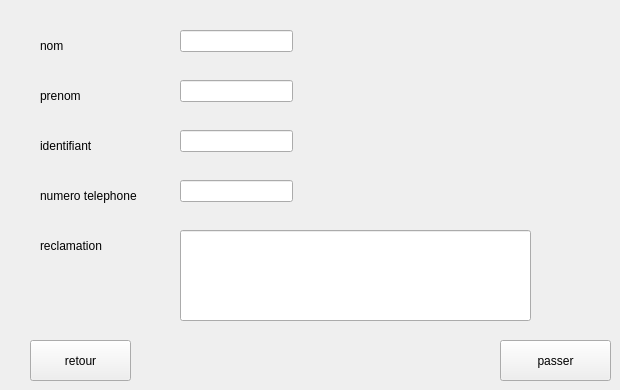
      <widget class="QWidget" name="tab_9">
       <attribute name="title">
        <string>passer reclamation</string>
       </attribute>
       <widget class="QLabel" name="label_30">
        <property name="geometry">
         <rect>
          <x>60</x>
          <y>60</y>
          <width>121</width>
          <height>31</height>
         </rect>
        </property>
        <property name="text">
         <string/>
        </property>
       </widget>
       <widget class="QLabel" name="label_31">
        <property name="geometry">
         <rect>
          <x>40</x>
          <y>30</y>
          <width>81</width>
          <height>31</height>
         </rect>
        </property>
        <property name="text">
         <string>nom </string>
        </property>
       </widget>
       <widget class="QLabel" name="label_32">
        <property name="geometry">
         <rect>
          <x>40</x>
          <y>80</y>
          <width>71</width>
          <height>31</height>
         </rect>
        </property>
        <property name="text">
         <string>prenom</string>
        </property>
       </widget>
       <widget class="QLineEdit" name="lineEdit_26">
        <property name="geometry">
         <rect>
          <x>180</x>
          <y>30</y>
          <width>113</width>
          <height>22</height>
         </rect>
        </property>
       </widget>
       <widget class="QLineEdit" name="lineEdit_27">
        <property name="geometry">
         <rect>
          <x>180</x>
          <y>130</y>
          <width>113</width>
          <height>22</height>
         </rect>
        </property>
       </widget>
       <widget class="QLabel" name="label_33">
        <property name="geometry">
         <rect>
          <x>40</x>
          <y>130</y>
          <width>101</width>
          <height>31</height>
         </rect>
        </property>
        <property name="text">
         <string>identifiant</string>
        </property>
       </widget>
       <widget class="QLineEdit" name="lineEdit_28">
        <property name="geometry">
         <rect>
          <x>180</x>
          <y>180</y>
          <width>113</width>
          <height>22</height>
         </rect>
        </property>
       </widget>
       <widget class="QLabel" name="label_34">
        <property name="geometry">
         <rect>
          <x>40</x>
          <y>180</y>
          <width>141</width>
          <height>31</height>
         </rect>
        </property>
        <property name="text">
         <string>numero telephone</string>
        </property>
       </widget>
       <widget class="QLineEdit" name="lineEdit_29">
        <property name="geometry">
         <rect>
          <x>180</x>
          <y>80</y>
          <width>113</width>
          <height>22</height>
         </rect>
        </property>
       </widget>
       <widget class="QLabel" name="label_35">
        <property name="geometry">
         <rect>
          <x>40</x>
          <y>230</y>
          <width>121</width>
          <height>31</height>
         </rect>
        </property>
        <property name="text">
         <string>reclamation</string>
        </property>
       </widget>
       <widget class="QLineEdit" name="lineEdit_30">
        <property name="geometry">
         <rect>
          <x>180</x>
          <y>230</y>
          <width>351</width>
          <height>91</height>
         </rect>
        </property>
       </widget>
       <widget class="QPushButton" name="pushButton_8">
        <property name="geometry">
         <rect>
          <x>500</x>
          <y>340</y>
          <width>111</width>
          <height>41</height>
         </rect>
        </property>
        <property name="text">
         <string>passer</string>
        </property>
       </widget>
       <widget class="QPushButton" name="pushButton_9">
        <property name="geometry">
         <rect>
          <x>30</x>
          <y>340</y>
          <width>101</width>
          <height>41</height>
         </rect>
        </property>
        <property name="text">
         <string>retour</string>
        </property>
       </widget>
      </widget>
